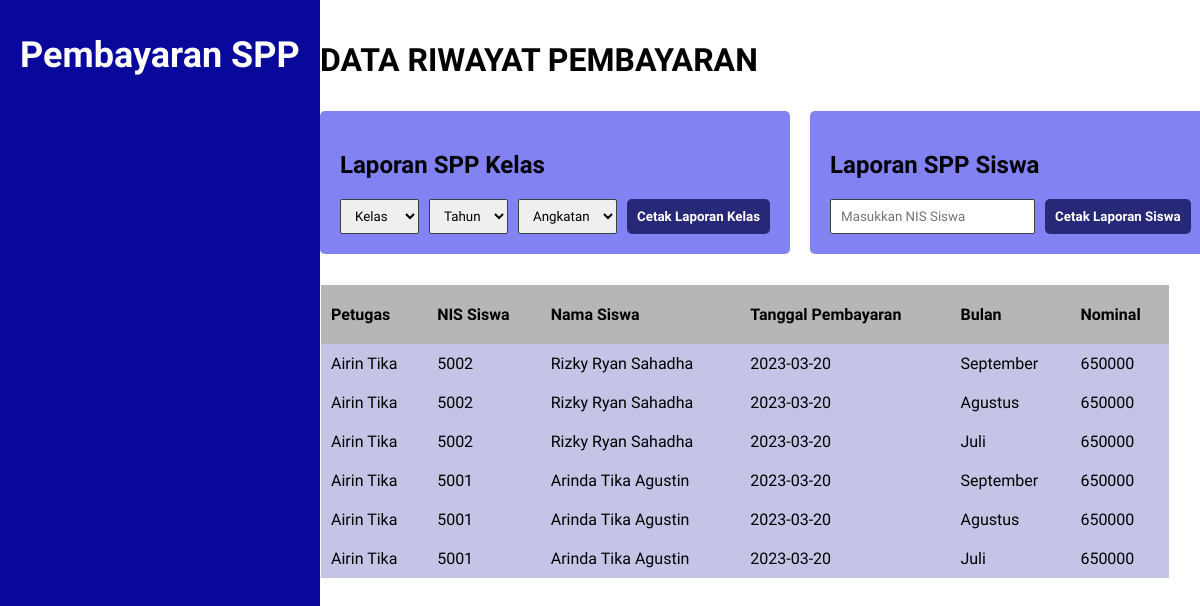
Screenshot of /view_history.php with the database file from the repository.
### tables this page shows
CREATE TABLE `tb_pembayaran` (
  `idpembayaran` int(4) NOT NULL,
  `nip` int(4) DEFAULT NULL,
  `nis` int(4) NOT NULL,
  `tgl` date DEFAULT NULL,
  `bulan` varchar(10) NOT NULL,
  `jumlah_bayar` double DEFAULT NULL,
  `angkatan` varchar(3) NOT NULL
);

CREATE TABLE `tb_petugas` (
  `nip` int(4) NOT NULL,
  `namapetugas` varchar(50) NOT NULL,
  `telp` varchar(16) NOT NULL,
  `username` varchar(20) NOT NULL,
  `password` varchar(18) NOT NULL,
  `leveluser` enum('Admin','Pegawai') NOT NULL
);

CREATE TABLE `tb_siswa` (
  `nis` int(4) NOT NULL,
  `idspp` int(4) NOT NULL,
  `idkelas` int(4) NOT NULL,
  `namasiswa` varchar(50) NOT NULL,
  `telp` varchar(16) NOT NULL,
  `password` varchar(18) NOT NULL
);

### view_history.php (the view, shortened to what this page needs)
<?php
include("koneksi.php");
include("bar/navbar.php");
?>
<!DOCTYPE html>
<html lang="en">
<head>
    <link rel="stylesheet" href="css/style.php">
</head>
<body>
    <div class="table-container">
        <div class="table-tittle">
            <h1>DATA RIWAYAT PEMBAYARAN</h1>
        </div>
        <div class="laporan-container">
            <div class="form-box">
                <h2>Laporan SPP Kelas</h2>
                <form action="laporan_kelas.php" method="POST">
                    <select name="kelas" id="">
                        <option value="" selected>Kelas</option>
                    </select>
                    <select name="tahun">
                        <option value="" selected>Tahun</option>
                    </select>
                    <select name="angkatan">
                        <option value="" selected>Angkatan</option>
                    </select>
                    <button type="submit">Cetak Laporan Kelas</button>
                </form>
            </div>
            <div class="form-box">
                <h2>Laporan SPP Siswa</h2>
                <form action="laporan_siswa.php" method="POST">
                    <input type="text" name="nis" placeholder="Masukkan NIS Siswa">
                    <button type="submit">Cetak Laporan Siswa</button>
                    <br>
                </form>
            </div>
        </div>
        <table cellpadding="5" cellspacing="0">
            <thead>
                <tr>
                    <th>Petugas</th>
                    <th>NIS Siswa</th>
                    <th>Nama Siswa</th>
                    <th>Tanggal Pembayaran</th>
                    <th>Bulan</th>
                    <th>Nominal</th>
                </tr>
            </thead>
            <tbody>
                <?php
                $querypay = mysqli_query($koneksi, "SELECT * FROM tb_pembayaran INNER JOIN tb_siswa USING(nis) INNER JOIN tb_petugas USING(nip) WHERE jumlah_bayar IS NOT NULL ORDER BY idpembayaran DESC");
                while ($datapay = mysqli_fetch_assoc($querypay)) {
                ?>
                    <tr>
                        <td><?php echo $datapay['namapetugas'] ?></td>
                        <td><?php echo $datapay['nis'] ?></td>
                        <td><?php echo $datapay['namasiswa'] ?></td>
                        <td><?php echo $datapay['tgl'] ?></td>
                        <td><?php echo $datapay['bulan'] ?></td>
                        <td><?php echo $datapay['jumlah_bayar'] ?></td>
                    </tr>
            </tbody>
        <?php } ?>
        </table>
    </div>
</body>
</html>

### rows the page displays
tb_pembayaran: nip.namapetugas "Airin Tika", nis "5002", nis.namasiswa "Rizky Ryan Sahadha", tgl "2023-03-20", bulan "September", jumlah_bayar "650000"
tb_pembayaran: nip.namapetugas "Airin Tika", nis "5002", nis.namasiswa "Rizky Ryan Sahadha", tgl "2023-03-20", bulan "Agustus", jumlah_bayar "650000"
tb_pembayaran: nip.namapetugas "Airin Tika", nis "5002", nis.namasiswa "Rizky Ryan Sahadha", tgl "2023-03-20", bulan "Juli", jumlah_bayar "650000"
tb_pembayaran: nip.namapetugas "Airin Tika", nis "5001", nis.namasiswa "Arinda Tika Agustin", tgl "2023-03-20", bulan "September", jumlah_bayar "650000"
tb_pembayaran: nip.namapetugas "Airin Tika", nis "5001", nis.namasiswa "Arinda Tika Agustin", tgl "2023-03-20", bulan "Agustus", jumlah_bayar "650000"
tb_pembayaran: nip.namapetugas "Airin Tika", nis "5001", nis.namasiswa "Arinda Tika Agustin", tgl "2023-03-20", bulan "Juli", jumlah_bayar "650000"
